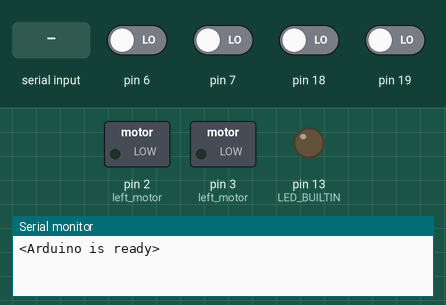
A sketch run on a simulated Arduino Uno, built with avr-gcc and run on an emulated ATmega328P. On the bench: switched loads named in the sketch (green lamp = pin HIGH), output pins drawn as LEDs (lit = HIGH), the last lines printed to the serial monitor. The inputs (shaded band) are chosen by the test bench; at power-on: pin 6, pin 7, pin 18, pin 19 LOW.

Above: at 10.2 s.
10.3 s: "<90,45,200>" received over Serial
At 11.3 s:
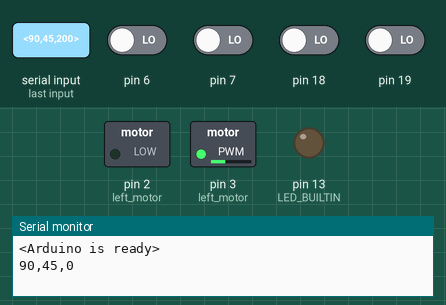
11.8 s: "<30,150,10>" received over Serial
At 12.4 s:
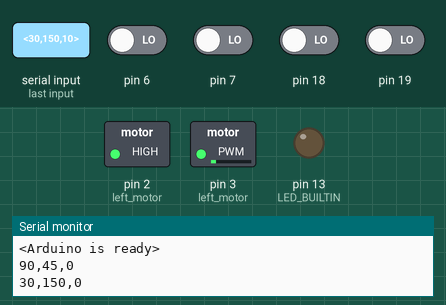
13.3 s: "<1>" received over Serial
At 13.6 s:
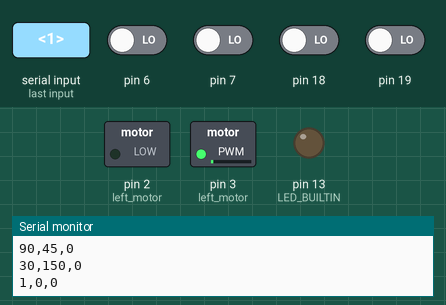
14.8 s: "<200>" received over Serial
At 15.9 s:
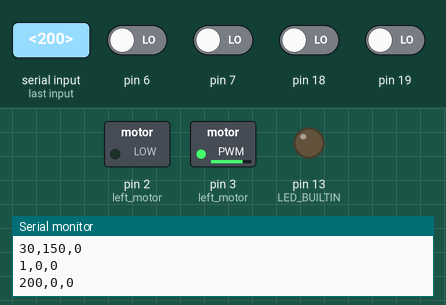
16.3 s: "<90,45>" received over Serial
At 17.1 s:
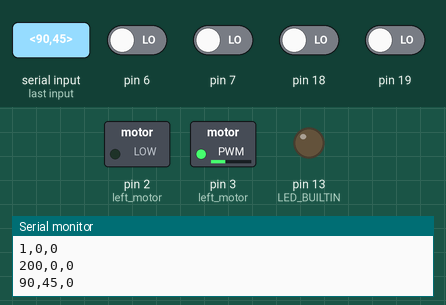
17.8 s: "<30,150>" received over Serial
At 18.2 s:
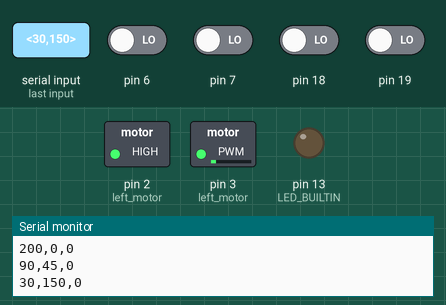
Timing chart, 0 to 20.3 s (numbered marks = the images above; inputs shaded):
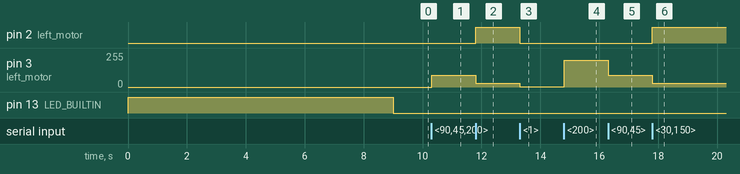

Measured:
- after the input at 10.3 s, pin 3 (left_motor): 0/255 → 90/255 at once
- after the input at 11.8 s, pin 2 (left_motor): LOW → HIGH at once; pin 3 (left_motor): 90/255 → 30/255 at once
- after the input at 13.3 s, pin 2 (left_motor): HIGH → LOW at once; pin 3 (left_motor): 30/255 → 1/255 at once
- after the input at 14.8 s, pin 3 (left_motor): 1/255 → 200/255 at once
- after the input at 16.3 s, pin 3 (left_motor): 200/255 → 90/255 at once
- after the input at 17.8 s, pin 2 (left_motor): LOW → HIGH at once; pin 3 (left_motor): 90/255 → 30/255 at once

The sketch:

FullLineFollowRemakeArduinoSide.ino
```cpp
#include <QTRSensors.h>
QTRSensors qtr;
const uint8_t SensorCount = 8;
uint16_t sensorValues[SensorCount];
uint16_t linePosition;


const byte numChars = 32;
char receivedChars[numChars];
char tempChar[numChars]; // temporary array used for parsing


//motor command variables
int leftMotor; //int leftMotor
int rightMotor;
int isCross=0;


boolean newData = false;


//=====================================================

void setup() {
   pinMode(3, OUTPUT); //left motor
   pinMode(2,OUTPUT); //left motor
    Serial.begin(115200);
    qtr.setTypeRC(); //this allows us to read the line sensor from didgital pins

    //arduino pin sensornames I am using: 7, 18, 19, 20, 21, 22, 23, 6. UNHOOK THE BLUE JUMPER LABELED BUZZER ON THE ASTAR or pin 6 will cause the buzzer to activate.
    qtr.setSensorPins((const uint8_t[]){7, 18, 19, 20, 21, 22, 23, 6}, SensorCount);

    calibrateSensors();
    Serial.println("<Arduino is ready>");
}

//====================================================

void loop() {

    recvWithStartEndMarkers(); //this function is in charge of taking a peice of data that looks like <17.5,0,16>
                               //turning it into a string looking like 17.5,0,16 and then setting newdata to true,
                               //letting the rest of the program know a packet of data is ready to be analyzed, does all this without blocking


    if (newData == true) { //newData will be true when recvWithStartEndMarkers(); has finished recieving a whole set of data from Rpi (a set of data is denoted as being containted between <>)

      strcpy(tempChar, receivedChars); //this line makes a copy of recievedChars for parsing in parseData, I do this becasue strtok() will alter any string I give it,I want to preserve the origonal data
      parseData(); //right now parseData only parses a string of 2 numbers seperated by commas into floats
                   //so the string 17.5,16 becomes two floats; 17.5 and 16
      sendDataToRpi();

    }

    commandMotors(); //we want this to happen outside of our newdata=true loop so it is never blocked
}


//======================================================


void parseData(){


  char *strtokIndexer; //doing char * allows strtok to increment across my string properly frankly im not sure why... something to do with pointers that I dont expect students to understand


  strtokIndexer = strtok(tempChar,","); //sets strtokIndexer = to everything up to the first comma in tempChar /0 //this line is broken
  leftMotor = atoi(strtokIndexer); //converts strtokIndexer into a int


  strtokIndexer= strtok(NULL, ","); //setting the first input to null causes strtok to continue looking for commas in tempChar starting from where it left off, im not really sure why
  rightMotor = atoi(strtokIndexer);


  //now that we have extracted the data from the Rpi as floats, we can use them to command actuators somewhere else in the code

}

//==========================================

void sendDataToRpi() {

   linePosition = qtr.readLineBlack(sensorValues); //returns a value between 0 and 7000. if this value is 0 or 7000 it means your line sensor is
                                                  //on the right of the line, or on the left of the line. if linePosition is 3500, it means the line
                                                  //sensor is centered over the line

   //HEY THIS IS IMPORTANT!!!!!!
   //Read the documentation on the QTR sensors if you want to learn more, but as well as examining where the line is relative to the whole array of sensors, we can also examine what each INDIVIDUAL sensor sees
   //by examining sensorValues at specific places (AFTER the readLineBlack function has been called on it), for example, the below code prints out the outputs from the 0 and 7 sensor seperated by a comma:
//   Serial.print(sensorValues[0]);
//   Serial.print(',');
//   Serial.print(sensorValues[1]);
//   Serial.print(',');
//   Serial.println(sensorValues[2]);
   //these range that can be printed here is 0-1000, 0 means that the INDIVIDUAL sensor is not over a line, and 1000 means it is directly over a line
   //you need to figure out how to use that you can examine the status of each individual sensor to tell the Rpi if
   //your robot is over a cross. My suggestion is to use an if statement that checks 2 sensors that usually wont both be seeing a line,
   //then change the value of lineposition to be the string 'cross'
  //example logic to detect if your linesensor is over a cross:
  //
  if(sensorValues[7] >750 && sensorValues[6] >750 && sensorValues[1] >750 && sensorValues[0] >750){ //meaning both the far left and right sensors see a value above 750, meaning your robot is VERY LIKLY over a cross
    isCross=1; //now I will be sending the string 'cross' to the rpi INSTEAD of a number between 0-7000 that rearesents the line sensor array's position relative to the cross
  }
  //
   //HEY THIS IS IMPORTANT!!!!!!

  Serial.print(leftMotor);
  Serial.print(',');
  Serial.print(rightMotor);
  Serial.print(',');
  if(isCross == 1){ //this commented out if/else statement is a continuation of the example of logic used to send the rpi the value 8000 both left and right sensors see the line, this is a value that LinePosition will never send, so you can have a catch in the Rpi code that checks if linePosition is greater than 7000
    Serial.println('8000');
    isCross=0;
  }
  else {
    Serial.println(linePosition);
  }
  newData = false;

}

//=======================================

void commandMotors(){
  analogWrite(3,leftMotor);
  analogWrite(2,rightMotor);
//
}


//=========================================================


void recvWithStartEndMarkers() {
    static boolean recvInProgress = false;
    static byte ndx = 0;
    char startMarker = '<';
    char endMarker = '>';
    char rc;

    while (Serial.available() > 0 && newData == false) {
        rc = Serial.read();


        if (recvInProgress == true) {
            if (rc != endMarker) {
                receivedChars[ndx] = rc;
                ndx++;
                if (ndx >= numChars) {
                    ndx = numChars - 1;
                }
            }
            else {
                receivedChars[ndx] = '\0'; // terminates thes string, frankly unsure why I need this
                recvInProgress = false;
                ndx = 0;
                newData = true;
            }
        }

        else if (rc == startMarker) {
            recvInProgress = true;
        }
    }
}

//==================================================================

void calibrateSensors(){

  //THE SENSORS ONLY CALIBRATE WHEN YOU UPLOAD NEW ARDUINO CODE TO THE ASTAR. after that the sensors STAY calibrated as long as the Astar has power.

  pinMode(LED_BUILTIN, OUTPUT);
  digitalWrite(LED_BUILTIN, HIGH); // turn on Arduino's LED to indicate we are in calibration mode
                                   ///while calibrating, move the sensor over the line a couple times

  // 2.5 ms RC read timeout (default) * 10 reads per calibrate() call
  // = ~25 ms per calibrate() call.
  // Call calibrate() 200 times to make calibration take about 5 seconds.
  for (uint16_t i = 0; i < 200; i++)
  {
    qtr.calibrate();
    delay(20);
  }
  digitalWrite(LED_BUILTIN, LOW); // turn off Arduino's LED to indicate we are through with calibration

}
```
